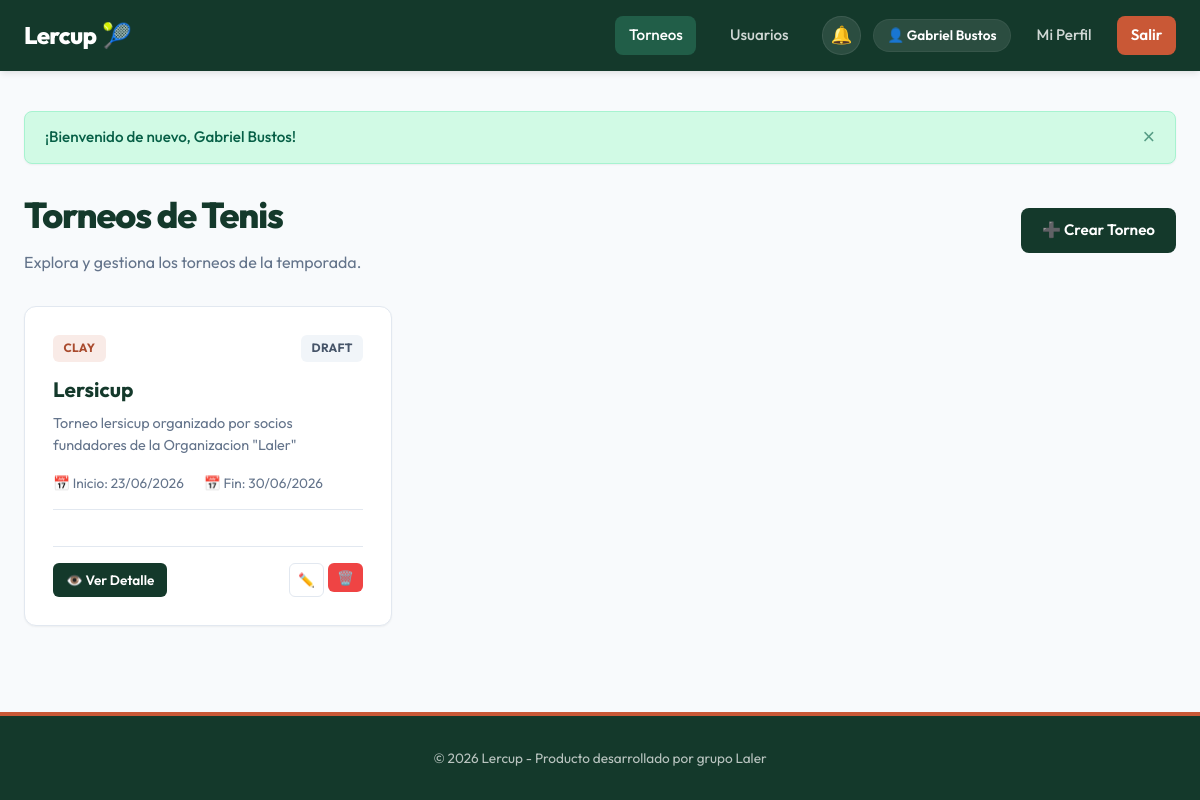
Before: /tournaments (signed in) with the older database file.
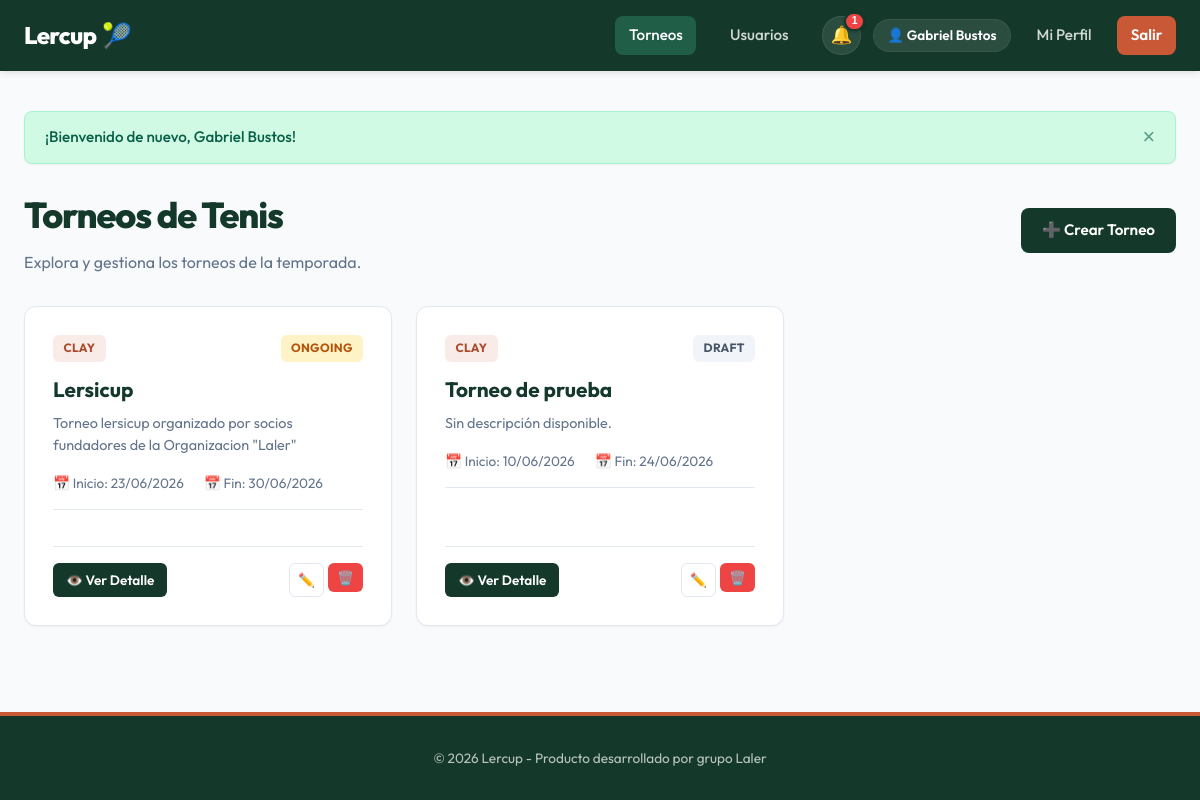
After: the same page with the newer database file.
### app/models/tournament.py (models this page shows)
class Tournament(SQLModel, table=True):
    id: Optional[int] = Field(default=None, primary_key=True)
    name: str = Field(nullable=False)
    description: Optional[str] = Field(default=None)
    start_date: datetime = Field(nullable=False)
    end_date: datetime = Field(nullable=False)
    surface: str = Field(default="clay")  # clay, grass, hard, indoor
    status: str = Field(default="draft")  # draft, ongoing, finished
    creator_id: int = Field(foreign_key="user.id", nullable=False)
    format_id: Optional[int] = Field(foreign_key="tournamentformat.id", default=None, nullable=True)
    sport: str = Field(default="tennis", index=True, nullable=False)  # tennis, padel, etc.
    category: str = Field(default="flexible", nullable=False) # flexible, Primera, A, B1, B2, C, D
    created_at: datetime = Field(default_factory=datetime.utcnow)
    creator: "User" = Relationship(back_populates="created_tournaments")
    format: Optional["TournamentFormat"] = Relationship()
    registrations: List["TournamentRegistration"] = Relationship(
        back_populates="tournament",
        sa_relationship_kwargs={"cascade": "all, delete-orphan"}
    )
    matches: List["Match"] = Relationship(
        back_populates="tournament",
        sa_relationship_kwargs={"cascade": "all, delete-orphan"}
    )
    group_rounds: List["GroupRound"] = Relationship(
        back_populates="tournament",
        sa_relationship_kwargs={"cascade": "all, delete-orphan"},
    )

### app/routes/web/tournaments.py (the view)
@router.get("")
def list_tournaments(
    request: Request,
    db: Session = Depends(get_session),
    current_user: User = Depends(get_current_user_or_redirect)
):
    tournaments = TournamentService.get_all_tournaments(db)
    return render_template(request, db, "tournaments/list.html", {
        "tournaments": tournaments,
        "active_page": "tournaments"
    })

### app/templates/tournaments/list.html (shortened to what this page needs)
{% extends "base.html" %}
{% block content %}
<div style="display: flex; justify-content: space-between; align-items: center; margin-bottom: 2rem; flex-wrap: wrap; gap: 1rem;">
    <div>
        <h1>Torneos de Tenis</h1>
        <p style="color: var(--text-muted);">Explora y gestiona los torneos de la temporada.</p>
    </div>
    {% if current_user and (current_user.is_admin or current_user.role in ('admin', 'tournament_admin')) %}
        <a href="/tournaments/create" class="btn btn-primary">➕ Crear Torneo</a>
    {% endif %}
</div>
{% if tournaments %}
    <div class="grid-tournaments">
        {% for t in tournaments %}
            <div class="card" style="display: flex; flex-direction: column; justify-content: space-between;">
                <div>
                    <div style="display: flex; justify-content: space-between; align-items: flex-start; gap: 0.5rem; margin-bottom: 0.75rem;">
                        <span class="badge badge-{{ t.surface }}">{{ t.surface }}</span>
                        <span class="badge badge-{{ t.status }}">{{ t.status }}</span>
                    </div>
                    <h3 class="card-title">{{ t.name }}</h3>
                    <p style="font-size: 0.9rem; color: var(--text-muted); margin-bottom: 1rem;">
                        {{ t.description or 'Sin descripción disponible.' }}
                    </p>
                    <div class="card-meta">
                        <span>📅 Inicio: {{ t.start_date.strftime('%d/%m/%Y') }}</span>
                        <span>📅 Fin: {{ t.end_date.strftime('%d/%m/%Y') }}</span>
                    </div>
                </div>
                <div class="card-actions" style="border-top: 1px solid var(--border-color); padding-top: 1rem; margin-top: 1rem; display: flex; justify-content: space-between; align-items: center;">
                    <a href="/tournaments/detail/{{ t.id }}" class="btn btn-primary btn-sm">👁️ Ver Detalle</a>
                    {% if current_user and (current_user.is_admin or current_user.role in ('admin', 'tournament_admin')) %}
                        <div style="display: flex; gap: 0.25rem;">
                            <a href="/tournaments/edit/{{ t.id }}" class="btn btn-outline btn-sm" style="padding: 0.35rem 0.5rem;">✏️</a>
                            <form action="/tournaments/delete/{{ t.id }}" method="post" style="display: inline;">
                                <button type="submit" class="btn btn-danger btn-sm btn-delete-confirm" data-confirm-message="¿Estás seguro de que deseas eliminar el torneo {{ t.name }} y todos sus partidos?" style="padding: 0.35rem 0.5rem;">🗑️</button>
                            </form>
                        </div>
                    {% endif %}
                </div>
            </div>
        {% endfor %}
    </div>
{% endif %}
{% endblock %}

### app/templates/base.html (shortened to what this page needs)
<!DOCTYPE html>
<html lang="es">
<head>
    <link rel="stylesheet" href="/static/css/app.css">
</head>
<body>
    <header>
        <div class="navbar">
            <a href="/" class="nav-brand">
                Lercup<span>🎾</span>
            </a>
            <nav>
                <ul class="nav-menu">
                    <li><a href="/tournaments" class="nav-link {% if active_page == 'tournaments' %}active{% endif %}">Torneos</a></li>
                    <li><a href="/users" class="nav-link {% if active_page == 'users' %}active{% endif %}">Usuarios</a></li>
                    {% if current_user %}
                        <li class="nav-actions-group">
                            <div class="notification-menu">
                                <button type="button" class="notification-bell" aria-label="Notificaciones{% if unread_notification_count > 0 %} ({{ unread_notification_count }} sin leer){% endif %}" aria-expanded="false">
                                    <span class="notification-bell-icon" aria-hidden="true">🔔</span>
                                    {% if unread_notification_count > 0 %}
                                        <span class="notification-badge" aria-hidden="true">{{ unread_notification_count }}</span>
                                    {% endif %}
                                </button>
                            </div>
                            <div class="user-menu">
                                <span class="user-badge">👤 {{ current_user.full_name }}</span>
                                <a href="/users/profile/{{ current_user.id }}" class="nav-link {% if active_page == 'profile' %}active{% endif %}">Mi Perfil</a>
                                <a href="/auth/logout" class="nav-link nav-btn">Salir</a>
                            </div>
                        </li>
                    {% else %}
                        <li><a href="/auth/login" class="nav-link">Iniciar Sesión</a></li>
                        <li><a href="/auth/register" class="nav-link nav-btn">Registrarse</a></li>
                    {% endif %}
                </ul>
            </nav>
        </div>
    </header>
    <main>
        {% if messages %}
            <div class="alerts-container">
                {% for msg in messages %}
                    <div class="alert alert-{{ msg.type }}">
                        <span>{{ msg.text }}</span>
                        <button class="close-btn">&times;</button>
                    </div>
                {% endfor %}
            </div>
        {% endif %}
        {% block content %}
        {% endblock %}
    </main>
    <footer>
        <p>&copy; 2026 Lercup - Producto desarrollado por grupo Laler</p>
    </footer>
</body>
</html>

Changed rows visible on the page:
changed Tournament "Lersicup": status "DRAFT" → "ONGOING"
added Tournament: surface "CLAY", status "DRAFT", name "Torneo de prueba", description "Sin descripción disponible.", start_date "10/06/2026", end_date "24/06/2026"
Other visible differences:
{{ unread_notification_count }}: (not shown) → "1"
